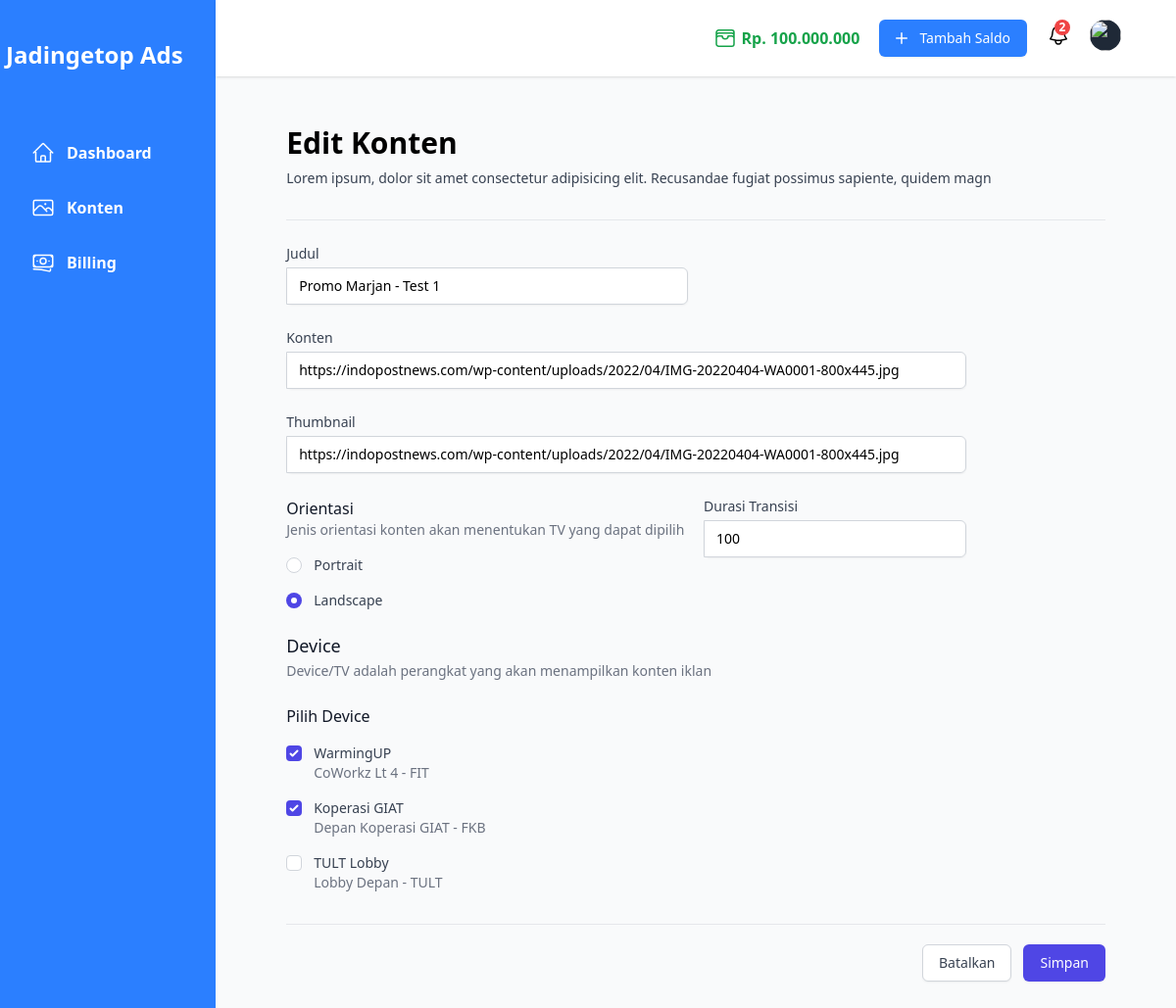
Page /konten/edit.php?id=25 on the committed database.
### tables this page shows
CREATE TABLE `konten` (
  `id` int NOT NULL AUTO_INCREMENT,
  `judul` varchar(255) NOT NULL,
  `konten` varchar(255) NOT NULL,
  `thumbnail` varchar(255) DEFAULT NULL,
  `orientasi` enum('portrait','landscape') NOT NULL,
  `durasi` int NOT NULL,
  `user` int DEFAULT NULL,
  PRIMARY KEY (`id`),
  KEY `konten_users_null_fk` (`user`),
  CONSTRAINT `konten_users_null_fk` FOREIGN KEY (`user`) REFERENCES `users` (`id`) ON DELETE CASCADE ON UPDATE CASCADE
);

CREATE TABLE `devices` (
  `id` int NOT NULL AUTO_INCREMENT,
  `user` int DEFAULT NULL,
  `nama` varchar(100) NOT NULL,
  `lokasi` varchar(150) DEFAULT NULL,
  `slug` varchar(100) NOT NULL,
  PRIMARY KEY (`id`),
  KEY `devices_users_null_fk` (`user`),
  CONSTRAINT `devices_users_null_fk` FOREIGN KEY (`user`) REFERENCES `users` (`id`)
);

### models/Konten.php (called while the page is built, shortened)
<?php
require_once(dirname(__DIR__) . '/models/Device.php');
class Konten
{
    public $table = "konten";
    public $db;
    public function __construct()
    {
        require(dirname(__DIR__) . '/config/database.php');
        $this->db = $conn;
    }
    function getById($id)
    {
        $sql = "SELECT id, judul, konten, thumbnail, orientasi, durasi FROM $this->table WHERE id = ?";
        $stmt = $this->db->prepare($sql);
        $stmt->bind_param("i", $id);
        try {
            $stmt->execute();
            return $stmt->get_result()->fetch_assoc();
        } catch (\Exception $error) {
            return [
                'status' => false,
                'message' => $error->getMessage()
            ];
        } finally {
            $stmt->close();
        }
    }
    function getDevicesById($konten)
    {
        $data = [];
        $sql = "SELECT device FROM konten_devices WHERE konten = $konten";
        $result = $this->db->query($sql);
        try {
            if ($result->num_rows > 0) {
                while ($row = $result->fetch_assoc()) {
                    $data[] = $row['device'];
                }
                return $data;
            } else {
                return [];
            }
        } catch (\Throwable $th) {
            throw $th;
        } finally {
        }
    }
}

### models/Device.php (called while the page is built, shortened)
<?php
class Device
{
    public $table = "devices";
    public $db;
    public function __construct()
    {
        require(dirname(__DIR__) . '/config/database.php');
        $this->db = $conn;
    }
    function getAll()
    {
        $data = [];
        $sql = "SELECT id, slug, nama, lokasi FROM $this->table";
        $result = $this->db->query($sql);
        try {
            if ($result->num_rows > 0) {
                while ($row = $result->fetch_assoc()) {
                    $data[] = $row;
                }
                return $data;
            } else {
                return "Devices tidak ditemukan";
            }
        } catch (\Throwable $th) {
            throw $th;
        } finally {
            $this->db->close();
        }
    }
}

### konten/edit.php (the view, shortened to what this page needs)
<?php
include_once(dirname(__DIR__) . '/components/Layout/header.php');
require_once(dirname(__DIR__) . '/models/Konten.php');
require_once(dirname(__DIR__) . '/models/Device.php');
$id = $_GET['id'];
if ($id) {
    $Konten = new Konten();
    $Device = new Device();
    $content = $Konten->getById($id);
    $devices = $Device->getAll();
    $devices_selected = $Konten->getDevicesById($id);
} else {
    header('Location: /konten/index.php');
}
?>
<main class="pt-12 pb-20 px-14">
    <div class="px-4 sm:px-6 lg:px-4">
        <div class="sm:flex sm:items-center">
            <div class="sm:flex-auto">
                <h1 class="text-3xl font-semibold">Edit Konten</h1>
                <p class="mt-2 text-sm text-gray-700">Lorem ipsum, dolor sit amet consectetur adipisicing elit. Recusandae fugiat possimus sapiente, quidem magn</p>
            </div>
        </div>
        <form class="space-y-8 divide-y divide-gray-200" action="/konten/update.php" method="POST">
            <div class="space-y-8 divide-y divide-gray-200">
                <div>
                    <div class="mt-6 grid grid-cols-1 gap-y-6 gap-x-4 sm:grid-cols-6">
                        <div class="sm:col-span-3">
                            <label for="judul" class="block text-sm font-medium text-gray-700">Judul</label>
                            <div class="mt-1 flex rounded-md shadow-sm">
                                <input type="text" name="judul" id="judul" autocomplete="judul" value="<?= $content['judul'] ?>" class="block w-full min-w-0 flex-1 rounded-none rounded-r-md border-gray-300 focus:border-indigo-500 focus:ring-indigo-500 sm:text-sm" required>
                            </div>
                        </div>
                        <div class="sm:col-span-5">
                            <label for="konten" class="block text-sm font-medium text-gray-700">Konten</label>
                            <div class="mt-1 flex rounded-md shadow-sm">
                                <input type="text" name="konten" id="konten" autocomplete="konten" value="<?= $content['konten'] ?>" placeholder="Masukan URL Konten" class="block w-full min-w-0 flex-1 rounded-none rounded-r-md border-gray-300 focus:border-indigo-500 focus:ring-indigo-500 sm:text-sm" required>
                            </div>
                        </div>
                        <div class="sm:col-span-5">
                            <label for="thumbnail" class="block text-sm font-medium text-gray-700">Thumbnail</label>
                            <div class="mt-1 flex rounded-md shadow-sm">
                                <input type="text" name="thumbnail" id="thumbnail" autocomplete="thumbnail" value="<?= $content['thumbnail'] ?>" placeholder="Masukan URL Thumbnail" class="block w-full min-w-0 flex-1 rounded-none rounded-r-md border-gray-300 focus:border-indigo-500 focus:ring-indigo-500 sm:text-sm" required>
                            </div>
                        </div>
                        <div class="sm:col-span-3">
                            <fieldset>
                                <p class="text-sm text-gray-500">Jenis orientasi konten akan menentukan TV yang dapat dipilih</p>
                                <div class="mt-4 space-y-4">
                                    <div class="flex items-center">
                                        <input id="portrait" name="orientasi" type="radio" class="h-4 w-4 border-gray-300 text-indigo-600 focus:ring-indigo-500" value="portrait" <?= $content['orientasi'] == 'portrait' ? 'checked' : '' ?> required>
                                        <label for="portrait" class="ml-3 block text-sm font-medium text-gray-700">Portrait</label>
                                    </div>
                                    <div class="flex items-center">
                                        <input id="landscape" name="orientasi" type="radio" class="h-4 w-4 border-gray-300 text-indigo-600 focus:ring-indigo-500" value="landscape" <?= $content['orientasi'] == 'landscape' ? 'checked' : '' ?>>
                                        <label for="landscape" class="ml-3 block text-sm font-medium text-gray-700">Landscape</label>
                                    </div>
                                </div>
                            </fieldset>
                        </div>
                        <div class="sm:col-span-2">
                            <label for="durasi" class="block text-sm font-medium text-gray-700">Durasi Transisi</label>
                            <div class="mt-1 flex rounded-md shadow-sm">
                                <input type="number" name="durasi" id="durasi" autocomplete="durasi" value="<?= $content['durasi'] ?>" placeholder="Satuan detik" class="block w-full min-w-0 flex-1 rounded-none rounded-r-md border-gray-300 focus:border-indigo-500 focus:ring-indigo-500 sm:text-sm" required>
                            </div>
                        </div>
                        <div class="sm:col-span-6">
                            <div>
                                <h3 class="text-lg font-medium leading-6 text-gray-900">Device</h3>
                                <p class="mt-1 text-sm text-gray-500">Device/TV adalah perangkat yang akan menampilkan konten iklan</p>
                            </div>
                            <div class="mt-6">
                                <fieldset>
                                    <div class="text-base font-medium text-gray-900" aria-hidden="true">Pilih Device</div>
                                    <div class="mt-4 space-y-4">
                                        <?php if (is_array($devices)) : ?>
                                            <?php foreach ((array) $devices as $device) : ?>
                                                <div class="relative flex items-start">
                                                    <div class="flex h-5 items-center">
                                                        <input id="<?= $device["slug"] ?>" name="devices[]" value="<?= $device["id"] ?>" type="checkbox" class="h-4 w-4 rounded border-gray-300 text-indigo-600 focus:ring-indigo-500" <?= in_array($device['id'], $devices_selected) ? 'checked' : '' ?>>
                                                    </div>
                                                    <div class="ml-3 text-sm">
                                                        <label for="<?= $device["slug"] ?>" class="font-medium text-gray-700"><?= $device["nama"] ?></label>
                                                        <p class="text-gray-500"><?= $device["lokasi"] ?></p>
                                                    </div>
                                                </div>
                                            <?php endforeach; ?>
                                        <?php else : ?>
                                            <div><?= $devices ?></div>
                                        <?php endif; ?>
                                    </div>
                                </fieldset>
                            </div>
                        </div>
                    </div>
                </div>
            </div>
            <div class="pt-5">
                <div class="flex justify-end">
                    <a href="/konten/index.php" class="rounded-md border border-gray-300 bg-white py-2 px-4 text-sm font-medium text-gray-700 shadow-sm hover:bg-gray-50 focus:outline-none focus:ring-2 focus:ring-indigo-500 focus:ring-offset-2">Batalkan</a>
                    <button name="submit" type="submit" class="ml-3 inline-flex justify-center rounded-md border border-transparent bg-indigo-600 py-2 px-4 text-sm font-medium text-white shadow-sm hover:bg-indigo-700 focus:outline-none focus:ring-2 focus:ring-indigo-500 focus:ring-offset-2">Simpan</button>
                </div>
            </div>
        </form>
    </div>
</main>
<?php include_once(dirname(__DIR__) . '/components/Layout/footer.php') ?>

### rows in the picture
konten: judul "Promo Marjan - Test 1", konten "https://indopostnews.com/wp-content/uploads/2022/04/IMG-20220404-WA0001-800x445.jpg", thumbnail "https://indopostnews.com/wp-content/uploads/2022/04/IMG-20220404-WA0001-800x445.jpg", orientasi "☐ Portrait", orientasi "☑ Landscape", durasi "100"
devices: id "☑", nama "WarmingUP", lokasi "CoWorkz Lt 4 - FIT"
devices: id "☑", nama "Koperasi GIAT", lokasi "Depan Koperasi GIAT - FKB"
devices: nama "TULT Lobby", lokasi "Lobby Depan - TULT"
